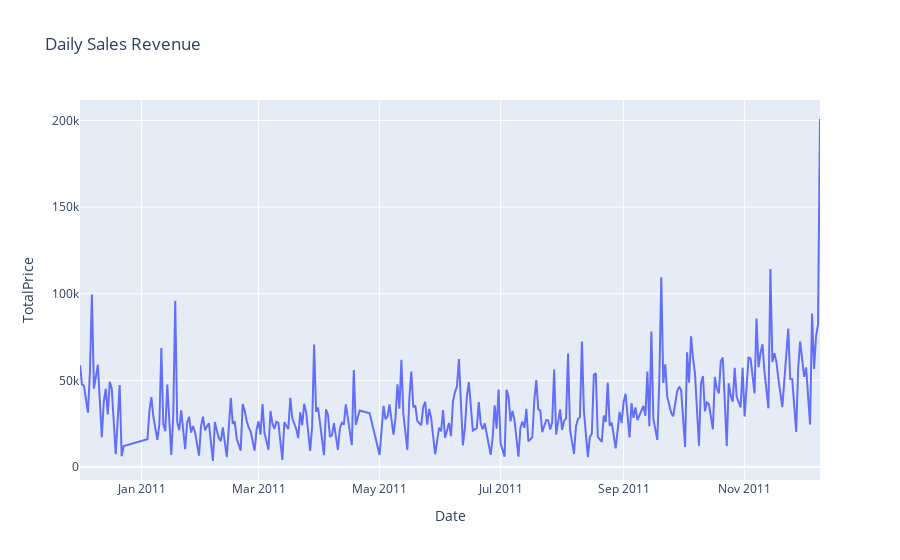

The notebook cell this image was saved under:
### Markdown cell above
The first stage of our analysis is to look at total revenue over time. 
We can do this by plotting an initial line chart visualisation.

### Code cell
daily_sales = df.groupby('Date')['TotalPrice'].sum().reset_index()

fig = px.line(daily_sales, x='Date', y='TotalPrice', title='Daily Sales Revenue')
fig.show()

### Figure 1 — Plotly figure (JSON) as saved in the notebook; plotly's stock layout.template omitted (floating-point values rounded to 4 significant figures; data arrays with more than 128 entries replaced by an {"elided": "..."} marker saying what was removed)
{"data": [{"hovertemplate": "Date=%{x}<br>TotalPrice=%{y}<extra></extra>", "legendgroup": "", "line": {"color": "#636efa", "dash": "solid"}, "marker": {"symbol": "circle"}, "mode": "lines", "name": "", "orientation": "v", "showlegend": false, "type": "scatter", "x": {"elided": "305 str values"}, "xaxis": "x", "y": {"elided": "305 float values"}, "yaxis": "y"}], "layout": {"legend": {"tracegroupgap": 0}, "title": {"text": "Daily Sales Revenue"}, "xaxis": {"anchor": "y", "domain": [0, 1], "title": {"text": "Date"}}, "yaxis": {"anchor": "x", "domain": [0, 1], "title": {"text": "TotalPrice"}}}}
